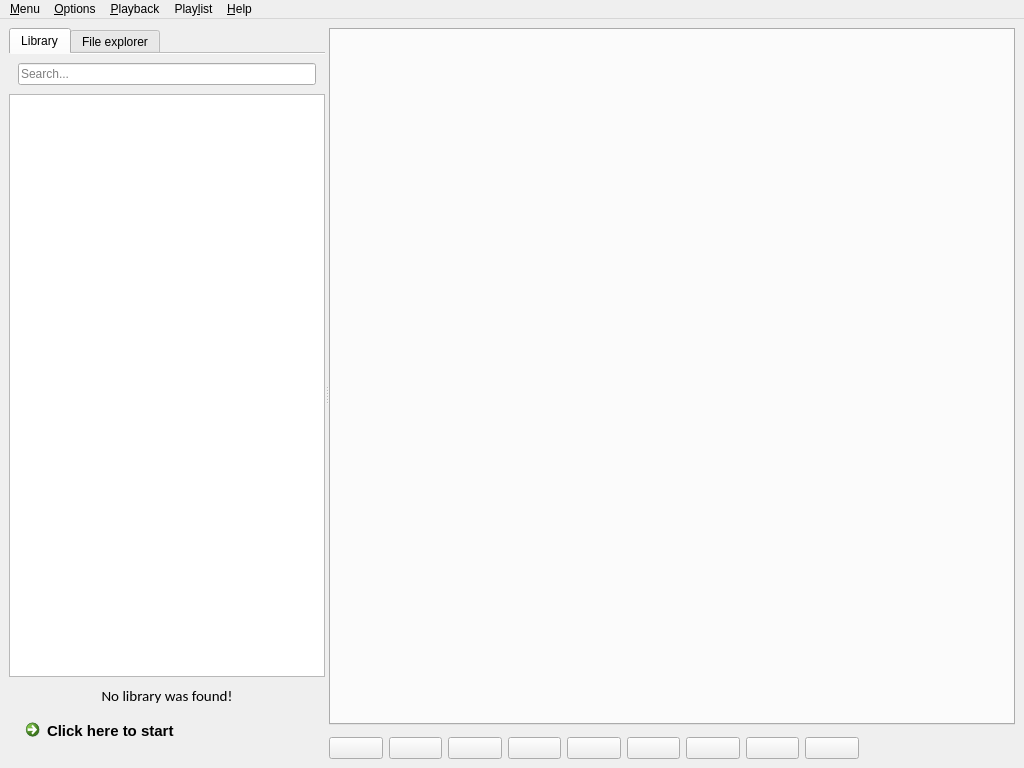
<?xml version="1.0" encoding="UTF-8"?>
<ui version="4.0">
 <class>MainWindow</class>
 <widget class="QMainWindow" name="MainWindow">
  <property name="geometry">
   <rect>
    <x>0</x>
    <y>0</y>
    <width>1024</width>
    <height>768</height>
   </rect>
  </property>
  <property name="windowTitle">
   <string>Madame MiamMiam's Music Player</string>
  </property>
  <property name="locale">
   <locale language="English" country="UnitedStates"/>
  </property>
  <widget class="QWidget" name="centralwidget">
   <layout class="QHBoxLayout" name="horizontalLayout_2">
    <item>
     <widget class="QSplitter" name="splitter">
      <property name="orientation">
       <enum>Qt::Horizontal</enum>
      </property>
      <widget class="QTabWidget" name="leftTabs">
       <property name="documentMode">
        <bool>true</bool>
       </property>
       <widget class="QWidget" name="tabLibrary">
        <attribute name="title">
         <string>Library</string>
        </attribute>
        <layout class="QVBoxLayout" name="verticalLayout_3">
         <property name="spacing">
          <number>0</number>
         </property>
         <property name="margin">
          <number>0</number>
         </property>
         <item>
          <widget class="QWidget" name="widgetSearchBar" native="true">
           <property name="minimumSize">
            <size>
             <width>0</width>
             <height>20</height>
            </size>
           </property>
           <layout class="QHBoxLayout" name="horizontalLayout_3">
            <item>
             <widget class="LibraryFilterLineEdit" name="searchBar">
              <property name="maxLength">
               <number>100</number>
              </property>
              <property name="placeholderText">
               <string>Search...</string>
              </property>
             </widget>
            </item>
           </layout>
          </widget>
         </item>
         <item>
          <widget class="LibraryTreeView" name="library">
           <property name="editTriggers">
            <set>QAbstractItemView::NoEditTriggers</set>
           </property>
           <property name="sortingEnabled">
            <bool>true</bool>
           </property>
           <property name="expandsOnDoubleClick">
            <bool>false</bool>
           </property>
           <attribute name="headerShowSortIndicator" stdset="0">
            <bool>true</bool>
           </attribute>
          </widget>
         </item>
         <item>
          <widget class="QWidget" name="widgetFirstRun" native="true">
           <layout class="QVBoxLayout" name="verticalLayout_2">
            <item>
             <widget class="QLabel" name="noLibrarySet">
              <property name="font">
               <font>
                <family>Calibri</family>
                <pointsize>11</pointsize>
               </font>
              </property>
              <property name="text">
               <string>No library was found!</string>
              </property>
              <property name="alignment">
               <set>Qt::AlignCenter</set>
              </property>
             </widget>
            </item>
            <item>
             <widget class="QCommandLinkButton" name="commandLinkButtonLibrary">
              <property name="font">
               <font>
                <family>Segoe UI</family>
                <pointsize>11</pointsize>
               </font>
              </property>
              <property name="text">
               <string>Click here to start</string>
              </property>
             </widget>
            </item>
           </layout>
          </widget>
         </item>
        </layout>
       </widget>
       <widget class="QWidget" name="tabFileExplorer">
        <attribute name="title">
         <string>File explorer</string>
        </attribute>
        <layout class="QHBoxLayout" name="horizontalLayout">
         <property name="spacing">
          <number>0</number>
         </property>
         <property name="margin">
          <number>0</number>
         </property>
         <item>
          <widget class="QTreeView" name="filesystem">
           <property name="styleSheet">
            <string notr="true">margin: -1px;</string>
           </property>
          </widget>
         </item>
        </layout>
       </widget>
      </widget>
      <widget class="QWidget" name="widget" native="true">
       <layout class="QVBoxLayout" name="verticalLayout">
        <item>
         <widget class="TabPlaylist" name="tabPlaylists"/>
        </item>
        <item>
         <widget class="Phonon::SeekSlider" name="seekSlider" native="true"/>
        </item>
        <item>
         <layout class="QHBoxLayout" name="horizontalLayout_buttons">
          <item>
           <widget class="MediaButton" name="skipBackwardButton">
            <property name="text">
             <string notr="true"/>
            </property>
            <property name="icon">
             <iconset resource="mmmmp.qrc">
              <normaloff>:/player/fairytale/skipBackward</normaloff>:/player/fairytale/skipBackward</iconset>
            </property>
            <property name="iconSize">
             <size>
              <width>20</width>
              <height>20</height>
             </size>
            </property>
           </widget>
          </item>
          <item>
           <widget class="MediaButton" name="seekBackwardButton">
            <property name="text">
             <string notr="true"/>
            </property>
            <property name="icon">
             <iconset resource="mmmmp.qrc">
              <normaloff>:/player/fairytale/seekBackward</normaloff>:/player/fairytale/seekBackward</iconset>
            </property>
            <property name="iconSize">
             <size>
              <width>20</width>
              <height>20</height>
             </size>
            </property>
           </widget>
          </item>
          <item>
           <widget class="MediaButton" name="playButton">
            <property name="text">
             <string notr="true"/>
            </property>
            <property name="icon">
             <iconset resource="mmmmp.qrc">
              <normaloff>:/player/fairytale/play</normaloff>:/player/fairytale/play</iconset>
            </property>
            <property name="iconSize">
             <size>
              <width>20</width>
              <height>20</height>
             </size>
            </property>
           </widget>
          </item>
          <item>
           <widget class="MediaButton" name="pauseButton">
            <property name="text">
             <string notr="true"/>
            </property>
            <property name="icon">
             <iconset resource="mmmmp.qrc">
              <normaloff>:/player/fairytale/pause</normaloff>:/player/fairytale/pause</iconset>
            </property>
            <property name="iconSize">
             <size>
              <width>20</width>
              <height>20</height>
             </size>
            </property>
           </widget>
          </item>
          <item>
           <widget class="MediaButton" name="stopButton">
            <property name="text">
             <string notr="true"/>
            </property>
            <property name="icon">
             <iconset resource="mmmmp.qrc">
              <normaloff>:/player/fairytale/stop</normaloff>:/player/fairytale/stop</iconset>
            </property>
            <property name="iconSize">
             <size>
              <width>20</width>
              <height>20</height>
             </size>
            </property>
           </widget>
          </item>
          <item>
           <widget class="MediaButton" name="seekForwardButton">
            <property name="text">
             <string notr="true"/>
            </property>
            <property name="icon">
             <iconset resource="mmmmp.qrc">
              <normaloff>:/player/fairytale/seekForward</normaloff>:/player/fairytale/seekForward</iconset>
            </property>
            <property name="iconSize">
             <size>
              <width>20</width>
              <height>20</height>
             </size>
            </property>
           </widget>
          </item>
          <item>
           <widget class="MediaButton" name="skipForwardButton">
            <property name="text">
             <string notr="true"/>
            </property>
            <property name="icon">
             <iconset resource="mmmmp.qrc">
              <normaloff>:/player/fairytale/skipForward</normaloff>:/player/fairytale/skipForward</iconset>
            </property>
            <property name="iconSize">
             <size>
              <width>20</width>
              <height>20</height>
             </size>
            </property>
           </widget>
          </item>
          <item>
           <widget class="MediaButton" name="repeatButton">
            <property name="text">
             <string notr="true"/>
            </property>
            <property name="icon">
             <iconset resource="mmmmp.qrc">
              <normaloff>:/player/fairytale/repeat</normaloff>:/player/fairytale/repeat</iconset>
            </property>
            <property name="iconSize">
             <size>
              <width>20</width>
              <height>20</height>
             </size>
            </property>
            <property name="checkable">
             <bool>true</bool>
            </property>
           </widget>
          </item>
          <item>
           <widget class="MediaButton" name="shuffleButton">
            <property name="text">
             <string notr="true"/>
            </property>
            <property name="icon">
             <iconset resource="mmmmp.qrc">
              <normaloff>:/player/fairytale/shuffle</normaloff>:/player/fairytale/shuffle</iconset>
            </property>
            <property name="iconSize">
             <size>
              <width>20</width>
              <height>20</height>
             </size>
            </property>
            <property name="checkable">
             <bool>true</bool>
            </property>
           </widget>
          </item>
          <item>
           <widget class="Phonon::VolumeSlider" name="volumeSlider" native="true">
            <property name="minimumSize">
             <size>
              <width>150</width>
              <height>0</height>
             </size>
            </property>
           </widget>
          </item>
         </layout>
        </item>
       </layout>
      </widget>
     </widget>
    </item>
   </layout>
  </widget>
  <widget class="QMenuBar" name="menubar">
   <property name="geometry">
    <rect>
     <x>0</x>
     <y>0</y>
     <width>1024</width>
     <height>25</height>
    </rect>
   </property>
   <widget class="QMenu" name="menuMenu">
    <property name="title">
     <string>&amp;Menu</string>
    </property>
    <addaction name="actionOpen"/>
    <addaction name="separator"/>
    <addaction name="actionExit"/>
   </widget>
   <widget class="QMenu" name="menuPlaylist">
    <property name="title">
     <string>Play&amp;list</string>
    </property>
    <addaction name="actionAddPlaylist"/>
    <addaction name="actionDeleteCurrentPlaylist"/>
    <addaction name="separator"/>
    <addaction name="actionRemoveSelectedTrack"/>
    <addaction name="actionMoveTrackUp"/>
    <addaction name="actionMoveTrackDown"/>
    <addaction name="separator"/>
    <addaction name="actionShowPlaylistManager"/>
   </widget>
   <widget class="QMenu" name="menuOptions">
    <property name="title">
     <string>&amp;Options</string>
    </property>
    <addaction name="actionScanLibrary"/>
    <addaction name="separator"/>
    <addaction name="actionShowCustomize"/>
    <addaction name="actionShowOptions"/>
   </widget>
   <widget class="QMenu" name="menuHelp">
    <property name="title">
     <string>&amp;Help</string>
    </property>
    <addaction name="actionShowHelp"/>
    <addaction name="actionCheckNewRelease"/>
    <addaction name="separator"/>
    <addaction name="actionAboutM4P"/>
    <addaction name="actionAboutQt"/>
   </widget>
   <widget class="QMenu" name="menuPlayback">
    <property name="title">
     <string>&amp;Playback</string>
    </property>
    <addaction name="actionSkipBackward"/>
    <addaction name="actionSeekBackward"/>
    <addaction name="actionPlay"/>
    <addaction name="actionStop"/>
    <addaction name="actionSeekForward"/>
    <addaction name="actionSkipForward"/>
    <addaction name="separator"/>
    <addaction name="actionRepeat"/>
    <addaction name="actionShuffle"/>
    <addaction name="separator"/>
    <addaction name="actionMute"/>
    <addaction name="actionIncreaseVolume"/>
    <addaction name="actionDecreaseVolume"/>
   </widget>
   <addaction name="menuMenu"/>
   <addaction name="menuOptions"/>
   <addaction name="menuPlayback"/>
   <addaction name="menuPlaylist"/>
   <addaction name="menuHelp"/>
  </widget>
  <action name="actionExit">
   <property name="text">
    <string>E&amp;xit</string>
   </property>
  </action>
  <action name="actionOpen">
   <property name="text">
    <string>&amp;Open...</string>
   </property>
  </action>
  <action name="actionAddPlaylist">
   <property name="text">
    <string>&amp;Add a playlist</string>
   </property>
  </action>
  <action name="actionShowCustomize">
   <property name="text">
    <string>&amp;Customize appearance...</string>
   </property>
  </action>
  <action name="actionAboutQt">
   <property name="text">
    <string>About &amp;Qt...</string>
   </property>
  </action>
  <action name="actionShowPlaylistManager">
   <property name="text">
    <string>&amp;Playlist manager...</string>
   </property>
  </action>
  <action name="actionScanLibrary">
   <property name="text">
    <string>&amp;Rescan library</string>
   </property>
  </action>
  <action name="actionSetLibrary">
   <property name="text">
    <string>Customize library...</string>
   </property>
  </action>
  <action name="actionCheckNewRelease">
   <property name="text">
    <string>&amp;Check for a new version is available</string>
   </property>
  </action>
  <action name="actionShowOptions">
   <property name="text">
    <string>Customize general &amp;options...</string>
   </property>
  </action>
  <action name="actionAboutM4P">
   <property name="text">
    <string>&amp;About MmeMiamMiamMusicPlayer...</string>
   </property>
  </action>
  <action name="actionDeleteCurrentPlaylist">
   <property name="text">
    <string>&amp;Delete current playlist</string>
   </property>
  </action>
  <action name="actionShowHelp">
   <property name="text">
    <string>Show &amp;help...</string>
   </property>
  </action>
  <action name="actionSkipBackward">
   <property name="text">
    <string>Skip &amp;backward</string>
   </property>
  </action>
  <action name="actionSeekBackward">
   <property name="text">
    <string>Seek backward</string>
   </property>
  </action>
  <action name="actionPlay">
   <property name="text">
    <string>&amp;Play / pause</string>
   </property>
  </action>
  <action name="actionStop">
   <property name="text">
    <string>&amp;Stop</string>
   </property>
  </action>
  <action name="actionSeekForward">
   <property name="text">
    <string>Seek forward</string>
   </property>
  </action>
  <action name="actionSkipForward">
   <property name="text">
    <string>Skip &amp;forward</string>
   </property>
  </action>
  <action name="actionRepeat">
   <property name="checkable">
    <bool>true</bool>
   </property>
   <property name="text">
    <string>&amp;Repeat</string>
   </property>
  </action>
  <action name="actionShuffle">
   <property name="checkable">
    <bool>true</bool>
   </property>
   <property name="text">
    <string>S&amp;huffle</string>
   </property>
  </action>
  <action name="actionRemoveSelectedTrack">
   <property name="text">
    <string>&amp;Remove selected track</string>
   </property>
  </action>
  <action name="actionMoveTrackUp">
   <property name="text">
    <string>Move selected track &amp;up</string>
   </property>
  </action>
  <action name="actionMoveTrackDown">
   <property name="text">
    <string>Move selected track &amp;down</string>
   </property>
  </action>
  <action name="actionMute">
   <property name="text">
    <string>&amp;Mute</string>
   </property>
  </action>
  <action name="actionIncreaseVolume">
   <property name="text">
    <string>&amp;Increase volume</string>
   </property>
  </action>
  <action name="actionDecreaseVolume">
   <property name="text">
    <string>&amp;Decrease volume</string>
   </property>
  </action>
 </widget>
 <customwidgets>
  <customwidget>
   <class>Phonon::VolumeSlider</class>
   <extends>QWidget</extends>
   <header>phonon_volumeslider.h</header>
   <container>1</container>
  </customwidget>
  <customwidget>
   <class>Phonon::SeekSlider</class>
   <extends>QWidget</extends>
   <header>phonon_seekslider.h</header>
   <container>1</container>
  </customwidget>
  <customwidget>
   <class>TabPlaylist</class>
   <extends>QTabWidget</extends>
   <header>tabplaylist.h</header>
   <container>1</container>
  </customwidget>
  <customwidget>
   <class>LibraryTreeView</class>
   <extends>QTreeView</extends>
   <header>librarytreeview.h</header>
  </customwidget>
  <customwidget>
   <class>MediaButton</class>
   <extends>QPushButton</extends>
   <header>mediabutton.h</header>
  </customwidget>
  <customwidget>
   <class>LibraryFilterLineEdit</class>
   <extends>QLineEdit</extends>
   <header>libraryfilterlineedit.h</header>
  </customwidget>
 </customwidgets>
 <tabstops>
  <tabstop>leftTabs</tabstop>
  <tabstop>skipBackwardButton</tabstop>
  <tabstop>seekBackwardButton</tabstop>
  <tabstop>playButton</tabstop>
  <tabstop>stopButton</tabstop>
  <tabstop>seekForwardButton</tabstop>
  <tabstop>skipForwardButton</tabstop>
  <tabstop>filesystem</tabstop>
  <tabstop>commandLinkButtonLibrary</tabstop>
 </tabstops>
 <resources>
  <include location="mmmmp.qrc"/>
 </resources>
 <connections>
  <connection>
   <sender>actionSkipBackward</sender>
   <signal>triggered()</signal>
   <receiver>skipBackwardButton</receiver>
   <slot>click()</slot>
   <hints>
    <hint type="sourcelabel">
     <x>-1</x>
     <y>-1</y>
    </hint>
    <hint type="destinationlabel">
     <x>390</x>
     <y>732</y>
    </hint>
   </hints>
  </connection>
  <connection>
   <sender>actionSeekBackward</sender>
   <signal>triggered()</signal>
   <receiver>seekBackwardButton</receiver>
   <slot>click()</slot>
   <hints>
    <hint type="sourcelabel">
     <x>-1</x>
     <y>-1</y>
    </hint>
    <hint type="destinationlabel">
     <x>461</x>
     <y>732</y>
    </hint>
   </hints>
  </connection>
  <connection>
   <sender>actionPlay</sender>
   <signal>triggered()</signal>
   <receiver>playButton</receiver>
   <slot>click()</slot>
   <hints>
    <hint type="sourcelabel">
     <x>-1</x>
     <y>-1</y>
    </hint>
    <hint type="destinationlabel">
     <x>531</x>
     <y>732</y>
    </hint>
   </hints>
  </connection>
  <connection>
   <sender>actionStop</sender>
   <signal>triggered()</signal>
   <receiver>stopButton</receiver>
   <slot>click()</slot>
   <hints>
    <hint type="sourcelabel">
     <x>-1</x>
     <y>-1</y>
    </hint>
    <hint type="destinationlabel">
     <x>602</x>
     <y>732</y>
    </hint>
   </hints>
  </connection>
  <connection>
   <sender>actionSeekForward</sender>
   <signal>triggered()</signal>
   <receiver>seekForwardButton</receiver>
   <slot>click()</slot>
   <hints>
    <hint type="sourcelabel">
     <x>-1</x>
     <y>-1</y>
    </hint>
    <hint type="destinationlabel">
     <x>672</x>
     <y>732</y>
    </hint>
   </hints>
  </connection>
  <connection>
   <sender>actionSkipForward</sender>
   <signal>triggered()</signal>
   <receiver>skipForwardButton</receiver>
   <slot>click()</slot>
   <hints>
    <hint type="sourcelabel">
     <x>-1</x>
     <y>-1</y>
    </hint>
    <hint type="destinationlabel">
     <x>743</x>
     <y>732</y>
    </hint>
   </hints>
  </connection>
  <connection>
   <sender>actionRepeat</sender>
   <signal>triggered()</signal>
   <receiver>repeatButton</receiver>
   <slot>toggle()</slot>
   <hints>
    <hint type="sourcelabel">
     <x>-1</x>
     <y>-1</y>
    </hint>
    <hint type="destinationlabel">
     <x>817</x>
     <y>732</y>
    </hint>
   </hints>
  </connection>
  <connection>
   <sender>actionShuffle</sender>
   <signal>triggered()</signal>
   <receiver>shuffleButton</receiver>
   <slot>toggle()</slot>
   <hints>
    <hint type="sourcelabel">
     <x>-1</x>
     <y>-1</y>
    </hint>
    <hint type="destinationlabel">
     <x>819</x>
     <y>732</y>
    </hint>
   </hints>
  </connection>
  <connection>
   <sender>repeatButton</sender>
   <signal>toggled(bool)</signal>
   <receiver>actionRepeat</receiver>
   <slot>setChecked(bool)</slot>
   <hints>
    <hint type="sourcelabel">
     <x>760</x>
     <y>732</y>
    </hint>
    <hint type="destinationlabel">
     <x>-1</x>
     <y>-1</y>
    </hint>
   </hints>
  </connection>
  <connection>
   <sender>shuffleButton</sender>
   <signal>toggled(bool)</signal>
   <receiver>actionShuffle</receiver>
   <slot>setChecked(bool)</slot>
   <hints>
    <hint type="sourcelabel">
     <x>819</x>
     <y>732</y>
    </hint>
    <hint type="destinationlabel">
     <x>-1</x>
     <y>-1</y>
    </hint>
   </hints>
  </connection>
 </connections>
</ui>
